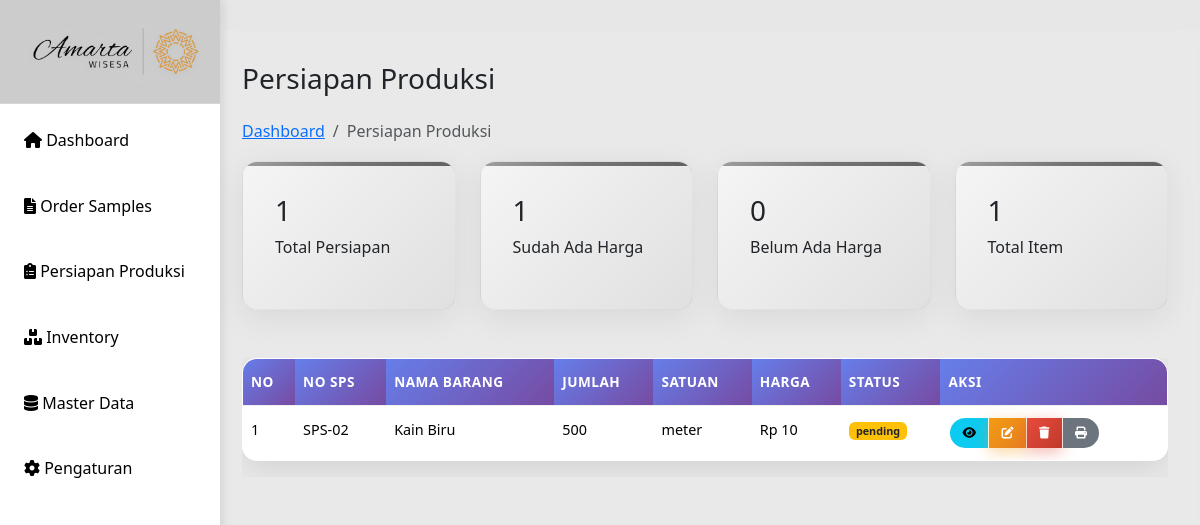
Before: /persiapan.php with the older database file.
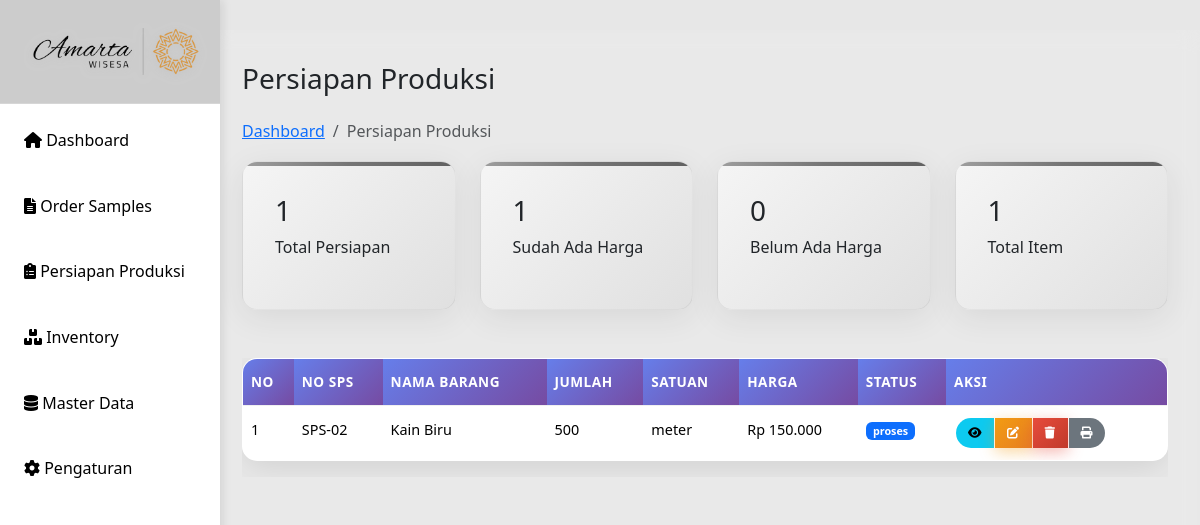
After: the same page with the newer database file.
### tables this page shows
CREATE TABLE `persiapan` (
  `id` int(11) NOT NULL,
  `id_sps` int(11) NOT NULL,
  `kode_barang` varchar(50) DEFAULT NULL,
  `nama_barang` varchar(100) DEFAULT NULL,
  `jumlah` int(11) DEFAULT NULL,
  `satuan` varchar(20) DEFAULT NULL,
  `harga` decimal(10,2) DEFAULT NULL,
  `total` decimal(10,2) DEFAULT NULL,
  `tanggal_persiapan` date NOT NULL,
  `pola` varchar(255) DEFAULT NULL,
  `marker` varchar(255) DEFAULT NULL,
  `upload_spk` varchar(255) DEFAULT NULL,
  `status` enum('pending','proses','selesai') DEFAULT 'pending',
  `created_at` datetime DEFAULT current_timestamp(),
  `updated_at` datetime DEFAULT current_timestamp() ON UPDATE current_timestamp()
);

CREATE TABLE `sps` (
  `id` int(11) NOT NULL,
  `tanggal` date DEFAULT NULL,
  `sps_no` varchar(20) DEFAULT NULL,
  `customer` varchar(100) DEFAULT NULL,
  `item` varchar(100) DEFAULT NULL,
  `artikel` varchar(100) DEFAULT NULL,
  `qty` int(11) DEFAULT NULL,
  `size` varchar(20) DEFAULT NULL,
  `sample_product` varchar(255) DEFAULT NULL,
  `design` varchar(255) DEFAULT NULL,
  `st_chart` varchar(255) DEFAULT NULL,
  `material_sm` varchar(255) DEFAULT NULL,
  `pola_sample` varchar(255) DEFAULT NULL,
  `buat_sample` varchar(255) DEFAULT NULL,
  `kirim` date DEFAULT NULL,
  `approval` varchar(100) DEFAULT NULL,
  `sp_srx` varchar(100) DEFAULT NULL
);

### persiapan.php (the view, shortened to what the changed rows need)
<?php
include "includes/header.php";
include "config/db.php";
$result = $conn->query("SELECT p.*, s.sps_no
                        FROM persiapan p
                        LEFT JOIN sps s ON p.id_sps = s.id
                        ORDER BY p.id DESC");
?>
    <main class="main-content">
            <div>
                <h1 class="h3 mb-4">Persiapan Produksi</h1>
            </div>
        <div class="table-container">
            <div class="table-responsive">
                <table class="table table-hover">
                    <thead>
                        <tr>
                            <th>No</th>
                            <th>No SPS</th>
                            <th>Nama Barang</th>
                            <th>Jumlah</th>
                            <th>Satuan</th>
                            <th>Harga</th>
                            <th>Status</th>
                            <th>Aksi</th>
                        </tr>
                    </thead>
                    <tbody>
                        <?php $no=1; while($row = $result->fetch_assoc()): ?>
                        <tr>
                            <td><?= $no++ ?></td>
                            <td><?= $row['sps_no'] ?: '-' ?></td>
                            <td><?= $row['nama_barang'] ?: '-' ?></td>
                            <td><?= number_format($row['jumlah'] ?? 0) ?></td>
                            <td><?= $row['satuan'] ?: '-' ?></td>
                            <td>Rp <?= number_format($row['harga'] ?? 0, 0, ',', '.') ?></td>
                            <td>
                                <?php
                                $status = $row['status'] ?? '';
                                $statusClass = '';
                                switch(strtolower($status)) {
                                    case 'pending':
                                        $statusClass = 'badge bg-warning text-dark';
                                        break;
                                    case 'proses':
                                        $statusClass = 'badge bg-primary';
                                        break;
                                }
                                ?>
                                <span class="<?= $statusClass ?>"><?= $status ?: '-' ?></span>
                            </td>
                            <td>
                                <div class="btn-group btn-group-sm" role="group">
                                    <a href="detail-persiapan.php?id=<?= $row['id'] ?>" class="btn btn-info" title="Detail">
                                        <i class="fas fa-eye"></i>
                                    </a>
                                    <button class="btn btn-warning" onclick="editPersiapan(<?= $row['id'] ?>)" title="Edit">
                                        <i class="fas fa-edit"></i>
                                    </button>
                                    <button class="btn btn-danger" onclick="deletePersiapan(<?= $row['id'] ?>)" title="Hapus">
                                        <i class="fas fa-trash"></i>
                                    </button>
                                    <a href="print_surat_perintah_potong.php?id=<?= $row['id'] ?>" class="btn btn-secondary" title="Print" target="_blank">
                                        <i class="fas fa-print"></i>
                                    </a>
                                </div>
                            </td>
                        </tr>
                        <?php endwhile; ?>
                    </tbody>
                </table>
            </div>
        </div>
    </main>
<?php include 'includes/footer.php'; ?>

Changed rows visible on the page:
changed persiapan "Kain Biru": harga "10" → "150.000"; status "pending" → "proses"
